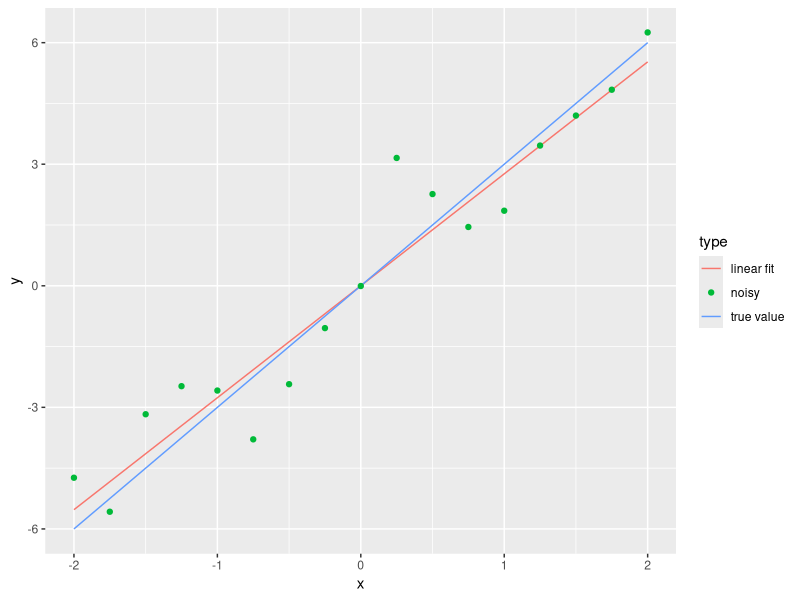

R code for this plot: (Note: this script raises an error after producing the figure.)
library(ggplot2)
library(MASS)
set.seed(0)

# Set up toy data ---------------------------------------------------------

# Gradient
x <- 3

# Range
a <- seq(-2, 2, by = 0.25)

# Add noise
b <- a * x + rnorm(length(a))

# SVD for Linear Fit
svd_results <- svd(a)
x_tilda <- svd_results$v %*% solve(svd_results$d) %*% t(svd_results$u) %*% b

raw_data <- data.frame(x = a, y = b, type = "noisy")

results <- rbind(data.frame(x = a, y = x * a, type = "true value"),
                 data.frame(x = a, y = x_tilda[1] * a, type = "linear fit"))

ggplot(results, aes(x, y, colour = type)) + 
  geom_line() + 
  geom_point(data = raw_data)


# Compare the 3 methods of Linear Regression ------------------------------

x_tilda_1 <- svd_results$v %*% solve(svd_results$d) %*% t(svd_results$u) %*% b
x_tilda_2 <- ginv(a) %*% b

# -1 for no y intercept, coef to extract the values.
x_tilda_3 <- coef(lm(b ~ -1 + a))$a

# Check all equal.
(x_tilda_1 == x_tilda_2) & (x_tilda_3 == x_tilda_2)
